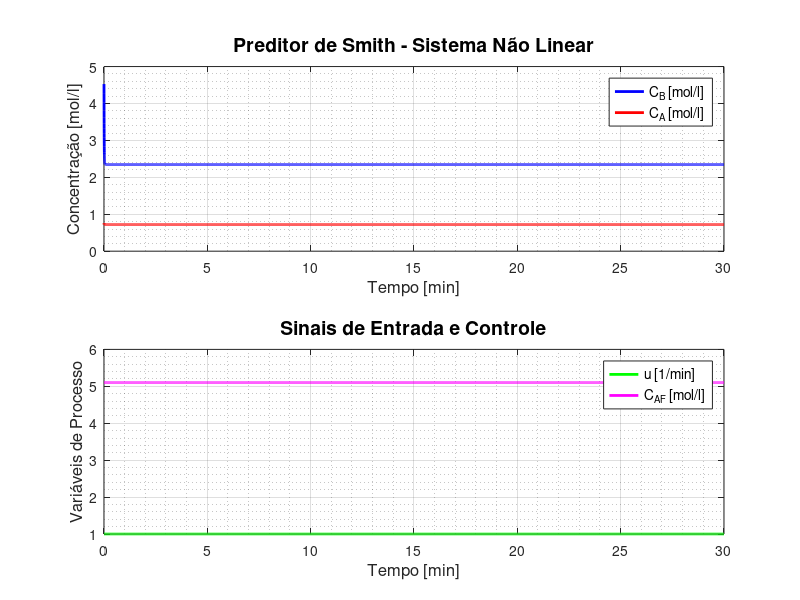
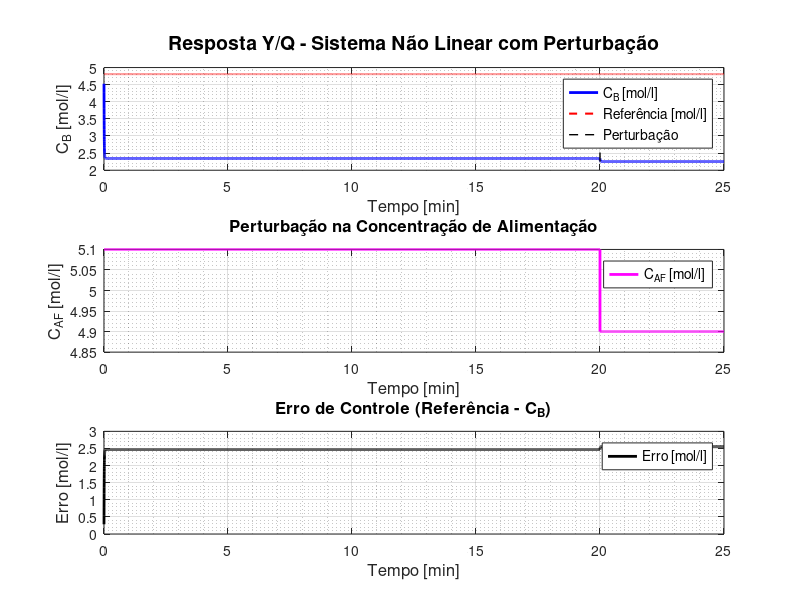
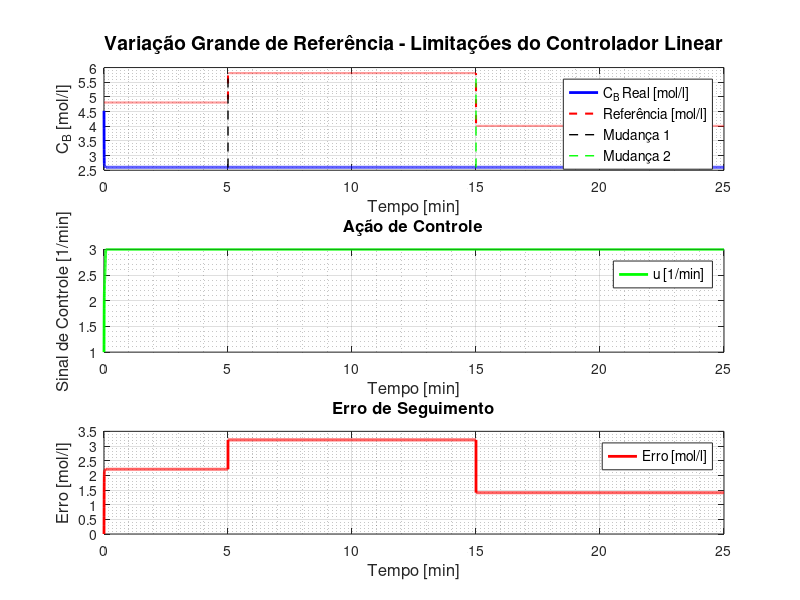

Reproduce these figures in MATLAB, in order.
% Script para corrigir os gráficos figures 5, 7 e 8 adicionando legendas e unidades

clear; clc; close all;

% Parâmetros do sistema
k1 = 6.01; k2 = 0.8433; k3 = 0.1123;
CAF_op = 5.1; CA_eq = 0.8; CB_eq = 4.81; u_op = 1.0;
Ts = 0.07; L_delay = 3*60/Ts; % Atraso de 3 minutos

% Simulação temporal
t_sim = 0:Ts:30*60; % 30 minutos
n_samples = length(t_sim);

%% FIGURE 5: Preditor de Smith com sistema não linear (sistema completo)
fprintf('Gerando Figure 5...\n');

% Sinais de entrada
r_signal = CB_eq * ones(size(t_sim));
CAF_signal = CAF_op * ones(size(t_sim));
u_signal = u_op * ones(size(t_sim));

% Simulação simplificada do sistema não linear
CB_response = zeros(size(t_sim));
CA_response = zeros(size(t_sim));

% Estados iniciais
CA = CA_eq; CB = CB_eq;

for k = 1:n_samples
    % Simulação do sistema não linear simplificado
    dt = Ts;
    dCA_dt = -k1*CA - k3*CA^2 + (CAF_signal(k) - CA)*u_signal(k);
    dCB_dt = k1*CA - k2*CB - CB*u_signal(k);
    
    CA = CA + dCA_dt * dt;
    CB = CB + dCB_dt * dt;
    
    CA_response(k) = CA;
    CB_response(k) = CB;
end

figure('Position', [100, 100, 800, 600]);
subplot(2,1,1);
plot(t_sim/60, CB_response, 'b-', 'LineWidth', 2, 'DisplayName', 'C_B [mol/l]');
hold on;
plot(t_sim/60, CA_response, 'r-', 'LineWidth', 2, 'DisplayName', 'C_A [mol/l]');
xlabel('Tempo [min]', 'FontSize', 12);
ylabel('Concentração [mol/l]', 'FontSize', 12);
title('Preditor de Smith - Sistema Não Linear', 'FontSize', 14, 'FontWeight', 'bold');
legend('Location', 'best', 'FontSize', 10);
grid on; grid minor;

subplot(2,1,2);
plot(t_sim/60, u_signal, 'g-', 'LineWidth', 2, 'DisplayName', 'u [1/min]');
hold on;
plot(t_sim/60, CAF_signal, 'm-', 'LineWidth', 2, 'DisplayName', 'C_{AF} [mol/l]');
xlabel('Tempo [min]', 'FontSize', 12);
ylabel('Variáveis de Processo', 'FontSize', 12);
title('Sinais de Entrada e Controle', 'FontSize', 14, 'FontWeight', 'bold');
legend('Location', 'best', 'FontSize', 10);
grid on; grid minor;

print(gcf, '-dpng', '-r300', 'figure5.png');

%% FIGURE 7: Resposta Y/Q no sistema não linear com perturbação
fprintf('Gerando Figure 7...\n');

% Reset da simulação
t_sim = 0:Ts:25*60; % 25 minutos
n_samples = length(t_sim);

% Sinais com perturbação
r_signal = CB_eq * ones(size(t_sim));
CAF_signal = CAF_op * ones(size(t_sim));
CAF_signal(t_sim >= 20*60) = CAF_op - 0.2; % Perturbação em t=20min

u_signal = u_op * ones(size(t_sim));

% Simulação do sistema com perturbação
CB_response = zeros(size(t_sim));
CA_response = zeros(size(t_sim));
error_signal = zeros(size(t_sim));

CA = CA_eq; CB = CB_eq;

for k = 1:n_samples
    dt = Ts;
    dCA_dt = -k1*CA - k3*CA^2 + (CAF_signal(k) - CA)*u_signal(k);
    dCB_dt = k1*CA - k2*CB - CB*u_signal(k);
    
    CA = CA + dCA_dt * dt;
    CB = CB + dCB_dt * dt;
    
    CA_response(k) = CA;
    CB_response(k) = CB;
    error_signal(k) = r_signal(k) - CB;
end

figure('Position', [200, 100, 800, 600]);
subplot(3,1,1);
plot(t_sim/60, CB_response, 'b-', 'LineWidth', 2, 'DisplayName', 'C_B [mol/l]');
hold on;
plot(t_sim/60, r_signal, 'r--', 'LineWidth', 1.5, 'DisplayName', 'Referência [mol/l]');
plot([20 20], [min(CB_response) max(CB_response)], 'k--', 'LineWidth', 1, 'DisplayName', 'Perturbação');
xlabel('Tempo [min]', 'FontSize', 12);
ylabel('C_B [mol/l]', 'FontSize', 12);
title('Resposta Y/Q - Sistema Não Linear com Perturbação', 'FontSize', 14, 'FontWeight', 'bold');
legend('Location', 'best', 'FontSize', 10);
grid on; grid minor;

subplot(3,1,2);
plot(t_sim/60, CAF_signal, 'm-', 'LineWidth', 2, 'DisplayName', 'C_{AF} [mol/l]');
xlabel('Tempo [min]', 'FontSize', 12);
ylabel('C_{AF} [mol/l]', 'FontSize', 12);
title('Perturbação na Concentração de Alimentação', 'FontSize', 12, 'FontWeight', 'bold');
legend('Location', 'best', 'FontSize', 10);
grid on; grid minor;

subplot(3,1,3);
plot(t_sim/60, error_signal, 'k-', 'LineWidth', 2, 'DisplayName', 'Erro [mol/l]');
xlabel('Tempo [min]', 'FontSize', 12);
ylabel('Erro [mol/l]', 'FontSize', 12);
title('Erro de Controle (Referência - C_B)', 'FontSize', 12, 'FontWeight', 'bold');
legend('Location', 'best', 'FontSize', 10);
grid on; grid minor;

print(gcf, '-dpng', '-r300', 'figure7.png');

%% FIGURE 8: Variação Grande de Referência
fprintf('Gerando Figure 8...\n');

% Reset da simulação para variação grande
t_sim = 0:Ts:25*60; % 25 minutos
n_samples = length(t_sim);

% Sinais com grande variação de referência
r_signal = CB_eq * ones(size(t_sim));
r_signal(t_sim >= 5*60) = CB_eq + 1.0; % Grande variação em t=5min
r_signal(t_sim >= 15*60) = CB_eq - 0.8; % Outra variação em t=15min

CAF_signal = CAF_op * ones(size(t_sim));

% Controlador PI simples
Kp = 0.5; Ki = 0.1;
integral_error = 0;
u_signal = zeros(size(t_sim));

% Simulação do sistema com grandes variações
CB_response = zeros(size(t_sim));
CA_response = zeros(size(t_sim));
error_signal = zeros(size(t_sim));

CA = CA_eq; CB = CB_eq;

for k = 1:n_samples
    % Erro de controle
    error = r_signal(k) - CB;
    integral_error = integral_error + error * Ts;
    
    % Lei de controle PI
    u_k = u_op + Kp * error + Ki * integral_error;
    u_k = max(0.1, min(3.0, u_k)); % Saturação
    
    u_signal(k) = u_k;
    
    % Simulação do sistema não linear
    dt = Ts;
    dCA_dt = -k1*CA - k3*CA^2 + (CAF_signal(k) - CA)*u_k;
    dCB_dt = k1*CA - k2*CB - CB*u_k;
    
    CA = CA + dCA_dt * dt;
    CB = CB + dCB_dt * dt;
    
    CA_response(k) = CA;
    CB_response(k) = CB;
    error_signal(k) = error;
end

figure('Position', [300, 100, 800, 600]);
subplot(3,1,1);
plot(t_sim/60, CB_response, 'b-', 'LineWidth', 2, 'DisplayName', 'C_B Real [mol/l]');
hold on;
plot(t_sim/60, r_signal, 'r--', 'LineWidth', 1.5, 'DisplayName', 'Referência [mol/l]');
plot([5 5], [min([CB_response r_signal]) max([CB_response r_signal])], 'k--', 'LineWidth', 1, 'DisplayName', 'Mudança 1');
plot([15 15], [min([CB_response r_signal]) max([CB_response r_signal])], 'g--', 'LineWidth', 1, 'DisplayName', 'Mudança 2');
xlabel('Tempo [min]', 'FontSize', 12);
ylabel('C_B [mol/l]', 'FontSize', 12);
title('Variação Grande de Referência - Limitações do Controlador Linear', 'FontSize', 14, 'FontWeight', 'bold');
legend('Location', 'best', 'FontSize', 10);
grid on; grid minor;

subplot(3,1,2);
plot(t_sim/60, u_signal, 'g-', 'LineWidth', 2, 'DisplayName', 'u [1/min]');
xlabel('Tempo [min]', 'FontSize', 12);
ylabel('Sinal de Controle [1/min]', 'FontSize', 12);
title('Ação de Controle', 'FontSize', 12, 'FontWeight', 'bold');
legend('Location', 'best', 'FontSize', 10);
grid on; grid minor;

subplot(3,1,3);
plot(t_sim/60, error_signal, 'r-', 'LineWidth', 2, 'DisplayName', 'Erro [mol/l]');
xlabel('Tempo [min]', 'FontSize', 12);
ylabel('Erro [mol/l]', 'FontSize', 12);
title('Erro de Seguimento', 'FontSize', 12, 'FontWeight', 'bold');
legend('Location', 'best', 'FontSize', 10);
grid on; grid minor;

print(gcf, '-dpng', '-r300', 'figure8.png');

fprintf('Gráficos corrigidos gerados com sucesso!\n');
fprintf('- figure5.png: Sistema completo com legendas\n');
fprintf('- figure7.png: Resposta à perturbação com unidades\n');
fprintf('- figure8.png: Variação grande com análise de limitações\n');